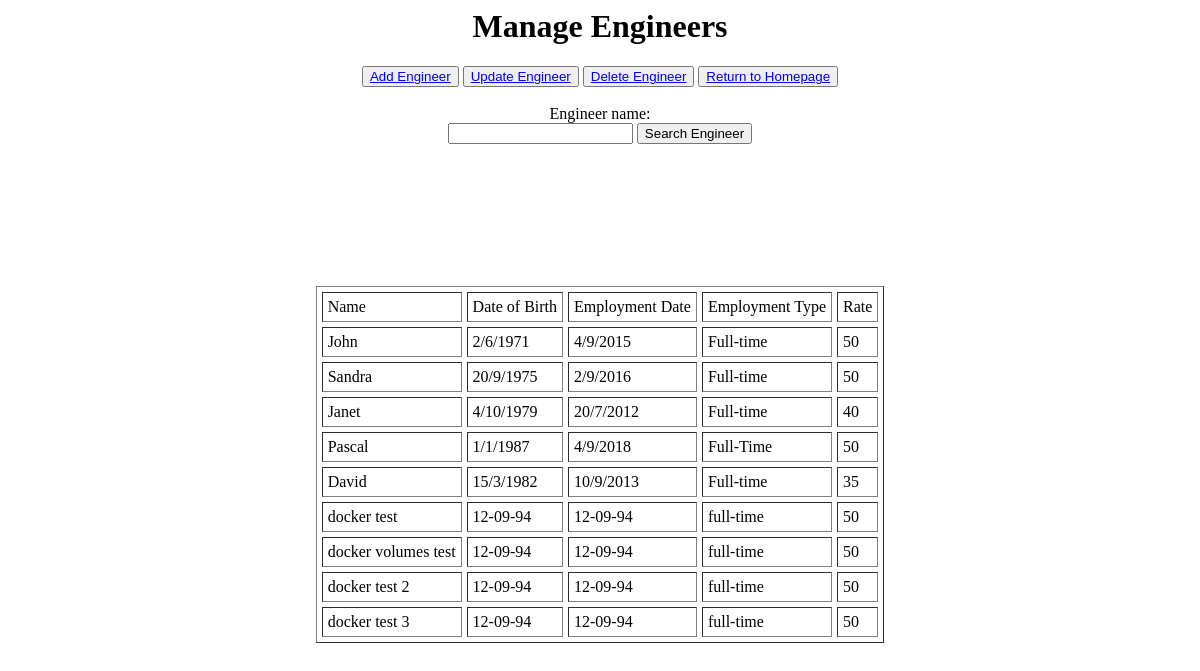
Page /manageEngineers (signed in) on the earlier database version.
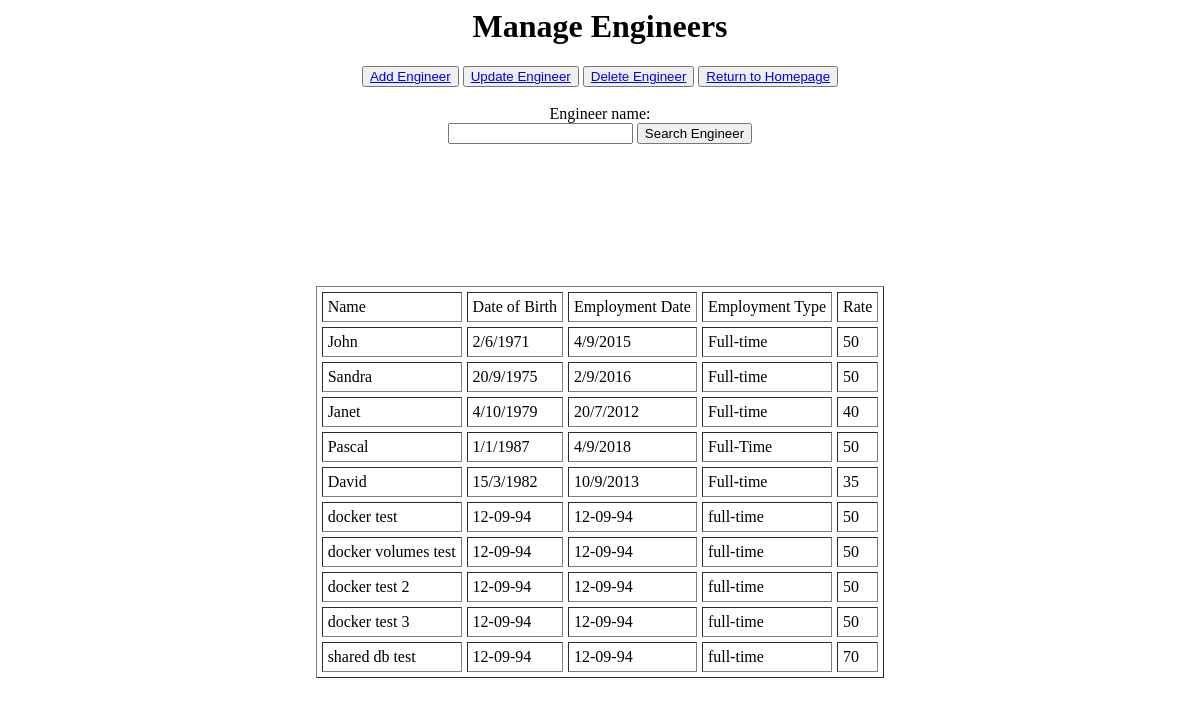
Same page on the later database version.
### tables this page shows
CREATE TABLE "Engineers" (
	"Name"	TEXT NOT NULL UNIQUE,
	"DOB"	TEXT,
	"Employment_Date"	TEXT,
	"Employment_Type"	TEXT,
	"Hourly_Rate"	INTEGER,
	PRIMARY KEY("Name")
);

### app.py (the view)
@app.route('/manageEngineers')
@login_required
def engineers():
    con = sqlite.connect("db/ABCAIR.db")
    print("Database opened successfully")
    cur = con.cursor()
    cur.execute("SELECT * FROM Engineers")
    rows = cur.fetchall()
    return render_template('Manage_Engineers.html', rows=rows)

### app.py (called while the page is built)
@login_manager.user_loader
def load_user(user_id):
    con = sqlite.connect("db/ABCAIR.db")
    curs = con.cursor()
    curs.execute("SELECT * FROM Admins WHERE Admin_Id = ?", [user_id])
    row = curs.fetchone()
    g.user = row[1]
    if row is None:
        return None
    else:
        return User(int(row[0]), row[1], row[2])

### Templates/Manage_Engineers.html (shortened to what this page needs)
<html lang="en">
<head>
</head>
<body>
<div class="Dashboard-container", align="center">
    <h1>Manage Engineers</h1>
    <button><a href="/newEngineer">Add Engineer</a></button>
    <button><a href="/updateEngineer">Update Engineer</a></button>
    <button><a href="/deleteEngineer">Delete Engineer</a></button>
    <button><a href="/home">Return to Homepage</a></button>
    <br><br>
    <form action="{{ url_for('get_engineers') }}" method="POST">
        <label for="emp-name">Engineer name:</label><br>
        <input type="text" id="emp-name" name="name">
        <input type="submit" value="Search Engineer"><br><br><br>
    </form>
    <br><div class="msg">{{ msg }}</div><br>
</div>
</table><br><br><br>
<table border="1" cellpadding="5" cellspacing="5" align="center">
    <thead>
    <td>Name</td>
    <td>Date of Birth</td>
    <td>Employment Date</td>
    <td>Employment Type</td>
    <td>Rate</td>
    </thead>
    {% for row in rows %}
    <tr>
        {% for data in row %}
        <td>{{ data }}</td>
        {% endfor %}
    </tr>
    {% endfor %}
</table>
<br><br>
</body>
</html>

Differences in the rows shown:
added Engineers: Name "shared db test", DOB "12-09-94", Employment_Date "12-09-94", Employment_Type "full-time", row "70"
